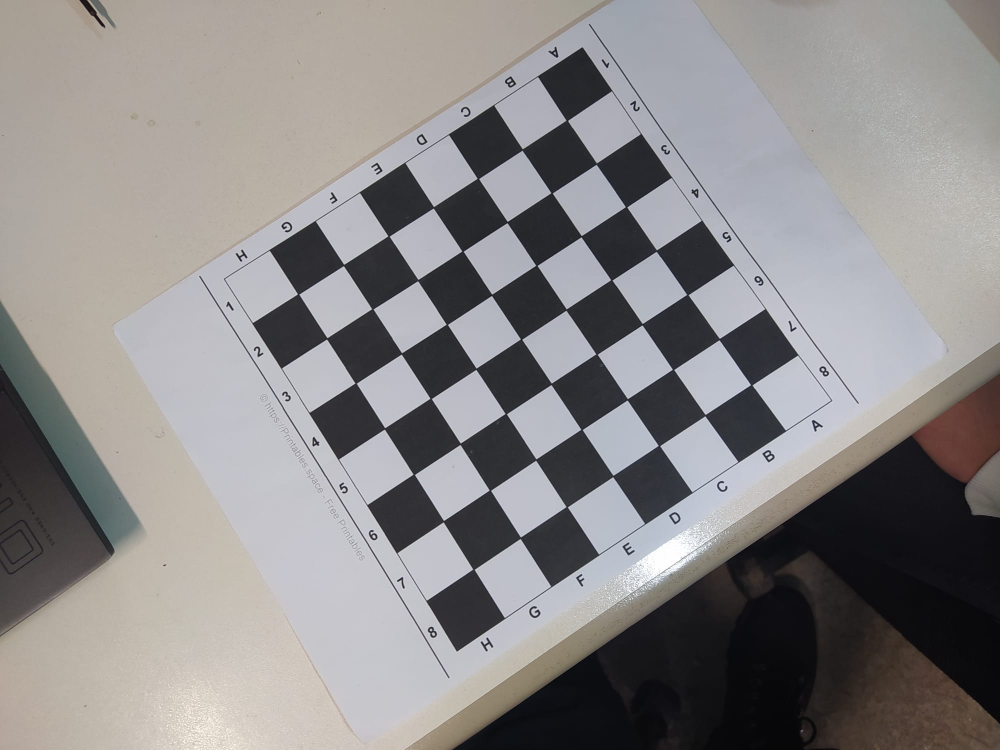
#> input picture pruebas/a_1.jpeg, 2000 x 1500 px (shown at 1/2 size); its folder holds 4 pictures in this run
$ python Wrapper.py
#> lines starting #> are read from the running program, lines starting #| are printed output that depends on the picture
#!/usr/bin/env python3

import numpy as np
import cv2
import matplotlib
matplotlib.use('tkAgg')
import matplotlib.pyplot as plt
import math
import os,sys
#import pry
from scipy.linalg import svd
import scipy.optimize
import glob

def get_H(save_directory, images_list, world_points):

    copy_images = np.copy(images_list)
    H_matrices = []
    image_points = []

    for i, image in enumerate(copy_images):
        grayscale = cv2.cvtColor(image, cv2.COLOR_BGR2GRAY)
        ret, corners_list = cv2.findChessboardCorners(grayscale, (7, 7), None)
        if ret:
            print(f"{i}: Checkerboard {'encontrado' if ret else 'no encontrado'}")
            corners = corners_list.reshape(-1, 2)
            H_matrix, _ = cv2.findHomography(world_points, corners, cv2.RANSAC, 5.0)
            H_matrices.append(H_matrix)
            image_points.append(corners)
            cv2.drawChessboardCorners(image, (7, 7), corners, True)
            image = cv2.resize(image, (int(image.shape[1]/3), int(image.shape[0]/3)))
            cv2.imwrite(save_directory + '/' + str(i) + '_corners.png', image)
    return H_matrices, image_points


def v(i, j, H):
    return np.array([
        H[0][i] * H[0][j],
        H[0][i] * H[1][j] + H[1][i] * H[0][j],
        H[1][i] * H[1][j],
        H[2][i] * H[0][j] + H[0][i] * H[2][j],
        H[2][i] * H[1][j] + H[1][i] * H[2][j],
        H[2,][i] * H[2][j]
    ])


def get_K(H_total):
    V= []
    for h in H_total:
        V.append(v(0, 1, h))
        V.append(v(0, 0, h) - v(1, 1, h))
    V = np.array(V)
    U, sigma, V_t = np.linalg.svd(V)# scipy.linalg.svd doesnt work here don't know why??
    # print(V_t.shape)
    b = V_t[-1][:]
    # print(b.shape)
    B11 = b[0]
    B12 = b[1]
    B22 = b[2]
    B13 = b[3]
    B23 = b[4]
    B33 = b[5]

    B = np.array([[B11,B12 ,B13],
                 [B12 ,B22, B23],
                 [B13,B23, B33]])

    vo = (B12*B13 - B11*B23)/(B11*B22 - B12**2)
    lambda_ = B33 - (B13**2 + vo*(B12*B13 - B11*B23))/B11
    print("this is B11", B11)
    aplha =  math.sqrt(lambda_/B11)
    beta = math.sqrt((lambda_ * B11)/(B11*B22 - B12**2))
    gamma_ = - (B12 * aplha *aplha *beta) / lambda_
    u_o  = ((gamma_ * vo) / beta) - ((B13 * aplha * aplha) / lambda_)


    # [7 lines of commented-out code are left out]
    K = np.array([[aplha , gamma_, u_o],
                  [0 , beta , vo],
                  [0,0,1]])

    if V.shape[0] == 0:
        raise ValueError("La matriz V está vacía. Verifica que se hayan generado homografías correctamente.")
    return K

def get_R(K, H_total):
    R = []
    k_inv = np.linalg.pinv(K)

    for h in H_total:
        h1 =h[:,0]
        h2 =h[:,1]
        h3 =h[:,2]
        lamda_e = 1/scipy.linalg.norm((k_inv @ h1), 2)
        r1 = lamda_e * (k_inv @ h1)
        # print(r1)
        r2 = lamda_e * (k_inv @ h2)
        # print(r2)
        # r3 = np.cross(r1, r2)
        # print(r3)
        t = lamda_e * (k_inv @ h3)
        rt = np.vstack((r1, r2, t)).T
        R.append(rt)
    return R


def get_loss_function(K ,corner_list, world_coordinates, R):
    alpha, gamma, beta, uo, vo, k1, k2 = K
    K = np.array([[alpha , gamma, uo],
                  [0 , beta , vo],
                  [k1,k2,1]])
    f_error = []

    for i, corner_list in enumerate(corner_list):
        K_ = (K @ R[i].reshape(3,3))

        total_error=0

        for j in range(len(world_coordinates)):

            world_point = world_coordinates[j]
            # print("world point", world_point[0])
            # print("shape of world point", world_point.shape)
            M = np.array([world_point[0], world_point[1], 1]).reshape(3, 1)

            proj_pts = (R[i] @ M) #Equation 1
            proj_pts /= proj_pts[2]
            x, y = (proj_pts[0]).item(), (proj_pts[1]).item()

            projected_coordinates = (K_ @ M)
            # print("size of H", H.shape)
            # print("size of H", world_points.shape)
            u = (projected_coordinates[0] / projected_coordinates[2]).item()
            v = (projected_coordinates[1] / projected_coordinates[2]).item()

            # print("size of H", H.shape)
            # print("size of r", R.shape)

            corner_points = corner_list[j]
            corner_points = np.array([corner_points[0], corner_points[1], 1], dtype = np.float32)

            # r = x**2 + y**2
            # print(x)
            u_hat = (u + (u-uo)*(k1*(x**2 + y**2) + k2*((x**2 + y**2)**2))).item()
            # print("u_hat", u_hat)
            v_hat = (v + (v-vo)*(k1*(x**2 + y**2 )+ k2*((x**2 + y**2)**2))).item()

            try:
                corrected_corner = np.array([u_hat, v_hat, 1], dtype=np.float32)
            except ValueError as e:
                print(f"Advertencia: Se detectó un error en corrected_corner - {e}")
                corrected_corner = np.array([0, 0, 1], dtype=np.float32)  # Valor por defecto

            error = np.linalg.norm(corner_points - corrected_corner, 2)
            # print ("error", error)
            total_error = total_error + error

        f_error.append(total_error/49)
        # [4 lines of commented-out code are left out]

    return np.array(f_error)


def get_optimised(K, corner_list ,world_coordinates , R):
    alpha = K[0, 0]
    gamma = K[0, 1]
    uo = K[0, 2]
    beta = K[1, 1]
    vo = K[1, 2]
    k1 = K[2, 0]
    k2 = K[2, 1]
    optimized = scipy.optimize.least_squares(fun=get_loss_function, x0 = [alpha, gamma, beta, uo, vo, k1, k2], method = 'lm', args=(corner_list, world_coordinates, R))
    [alpha_u, gamma_u, beta_u, uo_u, vo_u ,k1_u, k2_u] = optimized.x
    updated_K = np.array([[alpha_u , gamma_u, uo_u],
                  [0, beta_u, vo_u],
                  [0, 0, 1]])
    return updated_K, k1_u, k2_u


# [46 lines left out: function get_error, not called in this run]


def main():

    #image_path = 'ajedrez'
    image_path = 'pruebas'
    Save_path = 'Out/'

    Images = [cv2.imread(file) for file in glob.glob(image_path + '/*.jpeg')]# reading image from the image directory
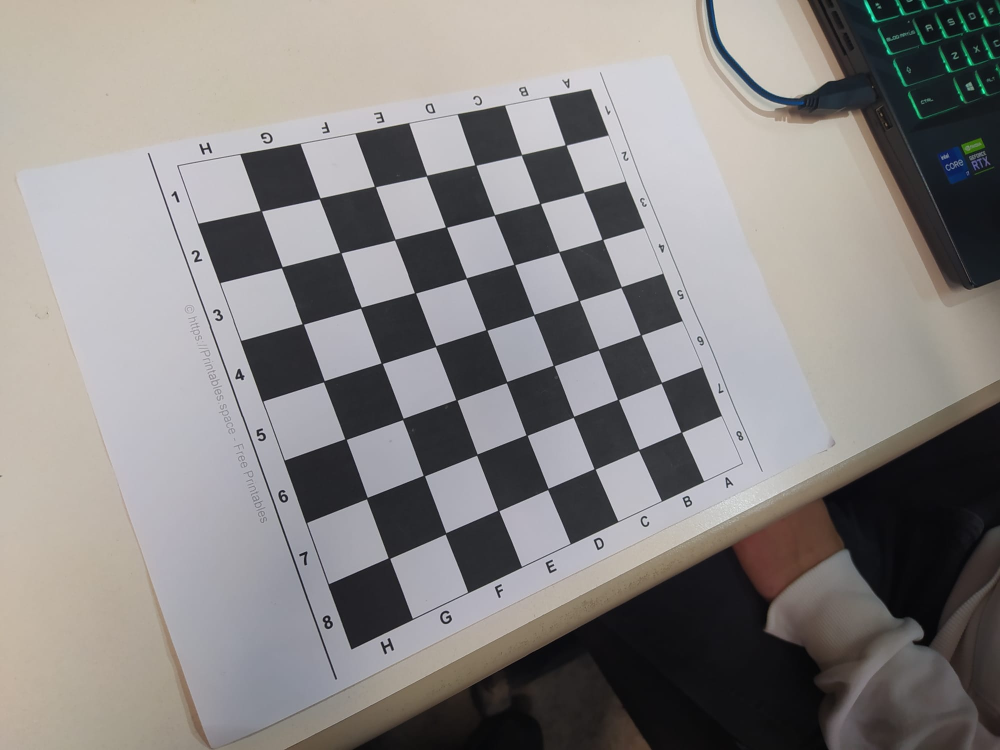
#> input picture pruebas/a_10.jpeg, 2000 x 1500 px (shown at 1/2 size)
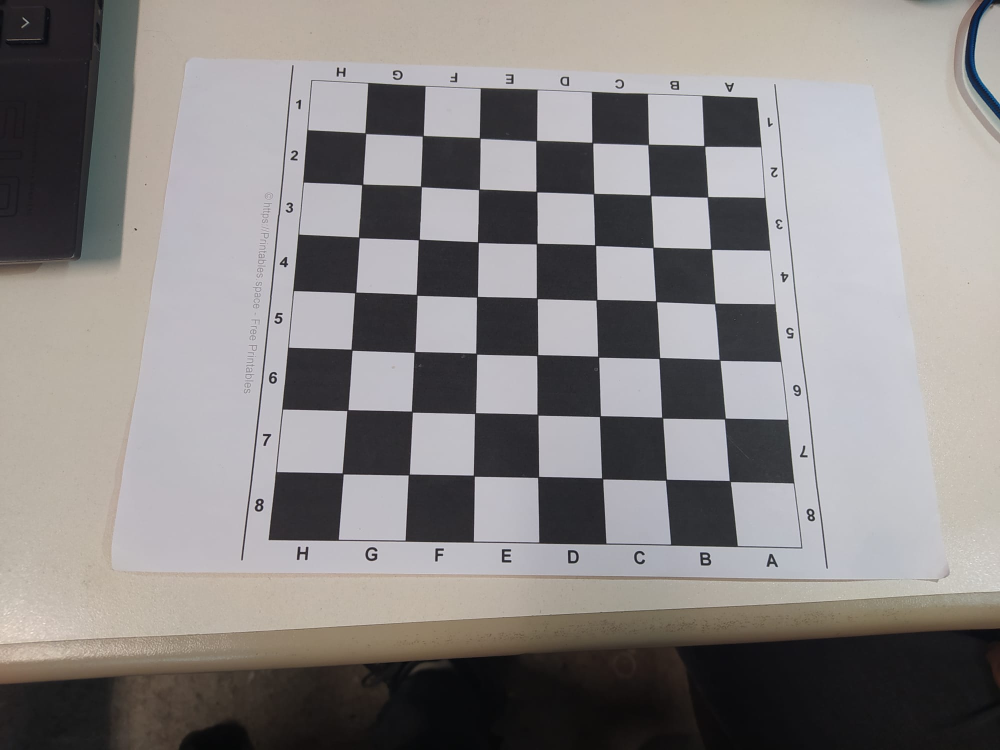
#> input picture pruebas/a_11.jpeg, 2000 x 1500 px (shown at 1/2 size)
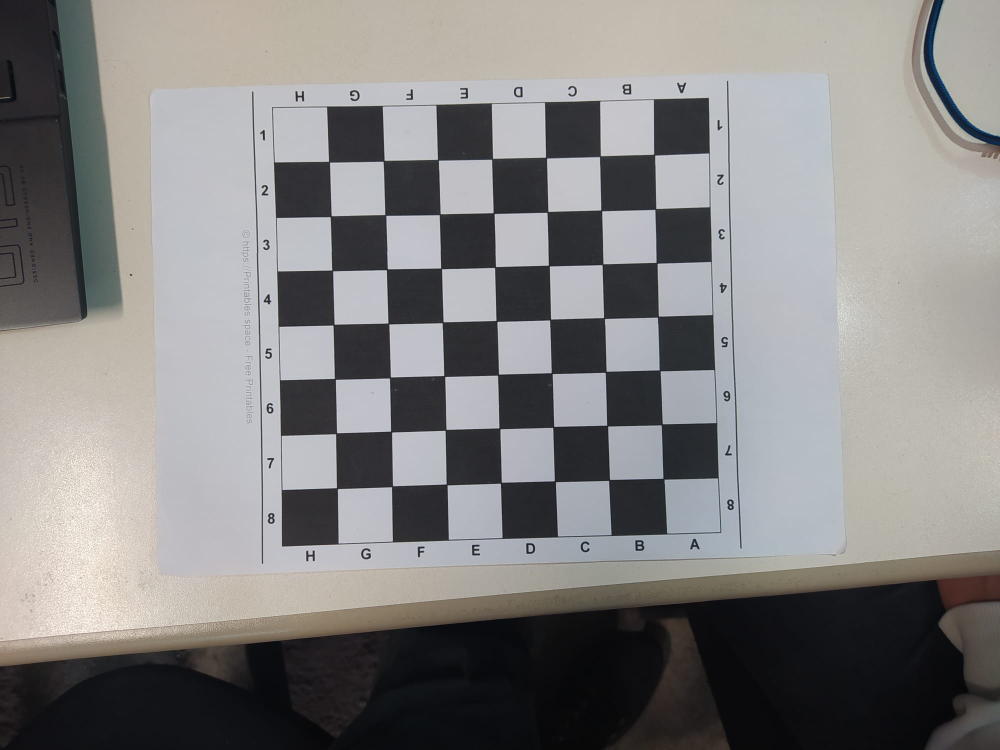
#> input picture pruebas/a_12.jpeg, 2000 x 1500 px (shown at 1/2 size)
#> Images = 4 items
    world_coordinates_x, world_coordinates_y = np.meshgrid(range(7), range(7))# the actual coordinates will be multiple of this size of box

    world_coordinates_x =world_coordinates_x.reshape(49, 1)# reshaping the coordinates
    world_coordinates_y =world_coordinates_y.reshape(49, 1)# reshaping the coordinates
    world_coordinates = np.array(np.hstack((world_coordinates_x, world_coordinates_y)).astype(np.float32)*24)# stacking all values converting to float and multiplying with actual value to get world coordinates

    H_total, corner_list = get_H(Save_path, Images, world_coordinates)# get the corners of checkerboard and get the homography between world points and image points also.
#> the loop in get_H, `for i, image in enumerate(copy_images):` made 4 passes
#| 0: Checkerboard encontrado
#| 1: Checkerboard encontrado
#| 2: Checkerboard encontrado
#| 3: Checkerboard encontrado
#> pass 1, in get_H, `image = cv2.resize(image, (int(image.shape[1]/3), int(image.shape[0]/3..`:
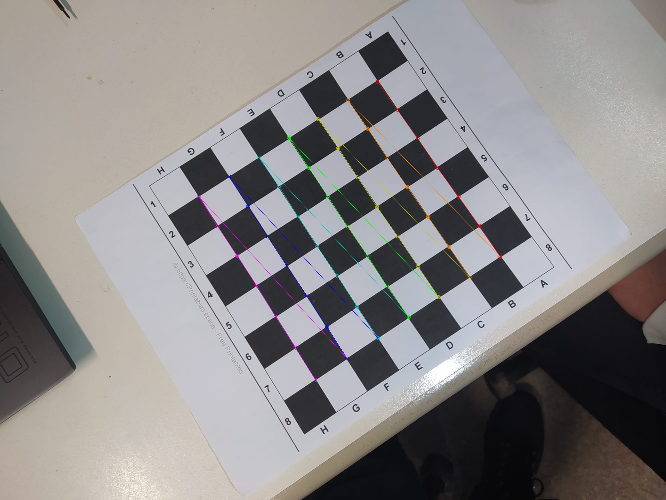
#> image: shape (500, 666, 3); mean of channels 0, 1, 2 136.8, 136.7, 139.4; drawn as B, G, R
#> pass 2, in get_H, `grayscale = cv2.cvtColor(image, cv2.COLOR_BGR2GRAY)`:
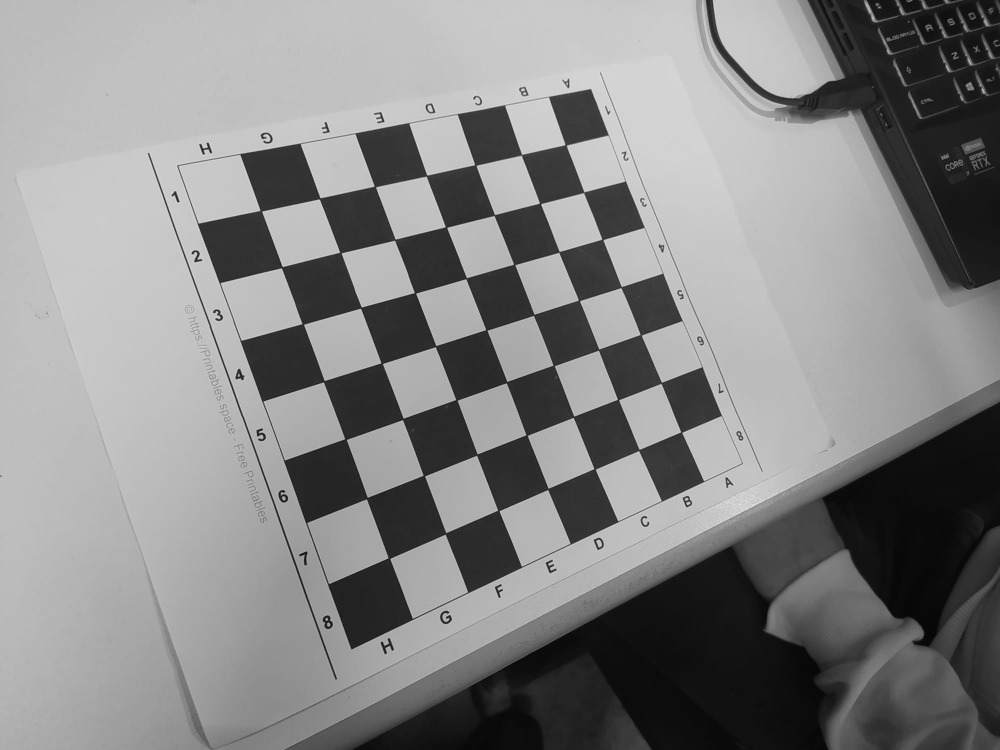
#> grayscale: shape (1500, 2000) (shown at 1/2 size); min 0, max 241, mean 133.7
#> pass 2, in get_H, `image = cv2.resize(image, (int(image.shape[1]/3), int(image.shape[0]/3..`:
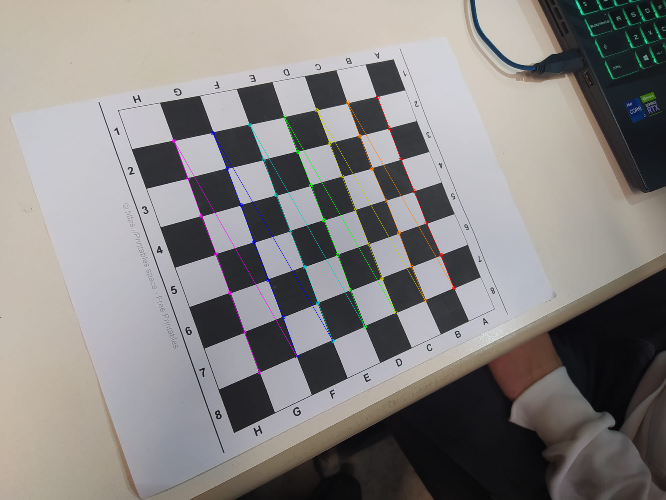
#> image: shape (500, 666, 3); mean of channels 0, 1, 2 132, 133, 136.3; drawn as B, G, R
#> after the loop in get_H, `for i, image in enumerate(copy_images):`: image_points = 4 point arrays, longest 49 points
#> H_total = 4 items; corner_list = 4 point arrays, longest 49 points
    if len(H_total) == 0:
        raise ValueError("No se encontraron homografías. Asegúrate de tener imágenes válidas de tablero de ajedrez en 'pruebas/*.jpeg'")
    K = get_K(H_total)
#> the loop in get_K, `for h in H_total:` made 4 passes
#> after the loop in get_K, `for h in H_total:`: V = 8 items
#> in get_K, `V = np.array(V)`: V = [[-8.05, -7.97, 8.05, 0.000864, -0.000966, 2.53e-08], [-9.68, 32.34, 6.34, -0.00188, -0.0015, 7.03e-08], [-6.33, -17.68, 1.67, -0.000493, -0.00437, 2.32e-07], [-21.32, 14.23, 14.27, -0.0113, -0.000584, -1.22e-06], [-4.26, 18.94, 0.839, -0.00419, 0.00031, -1.04e-07], [23.01, 8.95, -15.35, -0.000249, 0.00662, -6.85e-07], [-0.431, -20.22, 0.33, 0.000102, -0.000282, 1.49e-09], [-20.59, 1.52, 19.87, -0.000575, -0.000202, -3.4e-09]]
#> in get_K, `U, sigma, V_t = np.linalg.svd(V)# scipy.linalg.svd doesnt work here do..`: sigma = [53.92, 45.88, 5.39, 0.00876, 0.00096, 4.28e-08]; V_t = [[0.59, -0.679, -0.437, 0.000155, 4.19e-05, 9.08e-09], [-0.535, -0.734, 0.419, -4.82e-07, -0.000117, 6.25e-09], [0.605, 0.0131, 0.796, 0.000797, 0.000785, -1.87e-09], [-0.000279, 0.000114, -0.000275, 0.904, -0.427, 0.000146], [0.000753, 2.1e-05, 0.000746, -0.427, -0.904, -0.000304], [-2.69e-07, -5.17e-10, -2.7e-07, 0.000261, 0.000213, -1]]
#> in get_K, `b = V_t[-1][:]`: b = [-2.69e-07, -5.17e-10, -2.7e-07, 0.000261, 0.000213, -1]
#> in get_K, `B11 = b[0]`: B11 = -2.69e-07
#> in get_K, `B12 = b[1]`: B12 = -5.17e-10
#> in get_K, `B22 = b[2]`: B22 = -2.7e-07
#> in get_K, `B13 = b[3]`: B13 = 0.000261
#> in get_K, `B23 = b[4]`: B23 = 0.000213
#> in get_K, `B33 = b[5]`: B33 = -1
#> in get_K, `B = np.array([[B11,B12 ,B13], [B12 ,B22, B23], [B13,B23, B33]])`: B = [[-2.69e-07, -5.17e-10, 0.000261], [-5.17e-10, -2.7e-07, 0.000213], [0.000261, 0.000213, -1]]
#> in get_K, `vo = (B12*B13 - B11*B23)/(B11*B22 - B12**2)`: vo = 787.6
#> in get_K, `lambda_ = B33 - (B13**2 + vo*(B12*B13 - B11*B23))/B11`: lambda_ = -0.579
#| this is B11 -2.6875973640978107e-07
#> in get_K, `aplha =  math.sqrt(lambda_/B11)`: aplha = 1467.3
#> in get_K, `beta = math.sqrt((lambda_ * B11)/(B11*B22 - B12**2))`: beta = 1465
#> in get_K, `gamma_ = - (B12 * aplha *aplha *beta) / lambda_`: gamma_ = -2.82
#> in get_K, `u_o  = ((gamma_ * vo) / beta) - ((B13 * aplha * aplha) / lambda_)`: u_o = 970.8
#> in get_K, `K = np.array([[aplha , gamma_, u_o], [0 , beta , vo], [0,0,1]])`: K = [[1467.3, -2.82, 970.8], [0, 1465, 787.6], [0, 0, 1]]
    # print("before_update K", K)
    R = get_R(K, H_total)
#> in get_R, `k_inv = np.linalg.pinv(K)`: k_inv = [[0.000682, 1.31e-06, -0.663], [-4.49e-20, 0.000683, -0.538], [-1.63e-19, -4.27e-20, 1]]
#> the loop in get_R, `for h in H_total:` made 4 passes
#> (h1, h2, h3, lamda_e, r1, r2, t) on passes 1 to 4: ([2.13, 3.44, -0.00028], [-3.77, 2.34, -9.02e-05], [1133.3, 244.2, 1], 333, [0.548, 0.831, -0.0932], [-0.835, 0.548, -0.03], [36.62, -123.5, 333]), ([1.32, 3.8, -0.000206], [-4.8, 0.438, -0.00113], [1130.3, 291.3, 1], 344, [0.358, 0.931, -0.071], [-0.869, 0.311, -0.387], [37.16, -116.5, 344]), ([4.88, 0.214, 0.000125], [-0.875, 3.92, -0.000837], [731.3, 268.5, 1], 308.3, [0.999, 0.0243, 0.0384], [-0.0112, 0.964, -0.258], [-50.54, -109.2, 308.3]), ([0.0949, 4.46, -2.37e-05], [-4.54, 0.0741, -6.29e-05], [1307.7, 311.5, 1], 327.1, [0.0282, 1, -0.00775], [-0.998, 0.0276, -0.0206], [74.89, -106.3, 327.1])
#> after the loop in get_R, `for h in H_total:`: R = 4 items
#> R = 4 items
    # print("before_update R", R)

    K_updated, k1, k2 = get_optimised(K, corner_list, world_coordinates, R)# optimising the valeus of K and distortion parameters
#> in get_optimised, `alpha = K[0, 0]`: alpha = 1467.3
#> in get_optimised, `gamma = K[0, 1]`: gamma = -2.82
#> in get_optimised, `uo = K[0, 2]`: uo = 970.8
#> in get_optimised, `beta = K[1, 1]`: beta = 1465
#> in get_optimised, `vo = K[1, 2]`: vo = 787.6
#> in get_optimised, `k1 = K[2, 0]`: k1 = 0
    distortion_updated = np.array([k1, k2]).reshape(2, 1)
    R_updated = get_R(K_updated, H_total)# getting updated R

    reprojected_error, reprojected_points = get_error(K_updated, distortion_updated, corner_list, world_coordinates, R_updated) # recalculating error after optimization
    # print("first error",reprojected_error)

    K_final = np.array(K_updated, np.float32).reshape(3,3)
    print("K matrix: \n", K_final)
    distortion = np.array([
    (distortion_updated[0, 0]).item(),
    (distortion_updated[1, 0]).item(),
    0.0,
    0.0
], dtype=np.float32)

    print('Distortion optimized: ', distortion_updated.ravel())
    print("Error: ", reprojected_error)

    for i,image_points in enumerate(reprojected_points):
        image = cv2.undistort(Images[i], K_final, distortion)
        for point in image_points:
            image = cv2.circle(image, (int(point[0]),int(point[1])), 5, (128, 0, 128), 6)
        # cv2.imshow('frame', image)
        filename =Save_path + str(i) + "reprojected_image.png"
        cv2.imwrite(filename, image)

if __name__ == '__main__':
#> (the run stopped early here; a loop or call above may not have finished)
